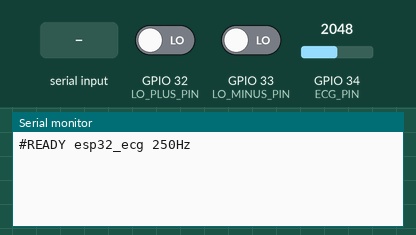
Simulated run of this sketch. Board: ESP32. On the bench: the last lines printed to the serial monitor. The inputs (shaded band) are chosen by the test bench; at power-on: GPIO 32 (LO_PLUS_PIN) LOW, GPIO 33 (LO_MINUS_PIN) LOW, GPIO 34 (ECG_PIN) = 2048 (analog values on the 0–4095 scale).

Above: at 1.2 s.
1.3 s: "S" received over Serial
At 2.2 s:
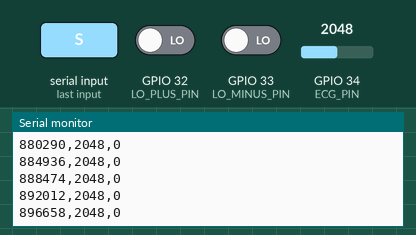
2.8 s: "X" received over Serial
At 3.8 s:
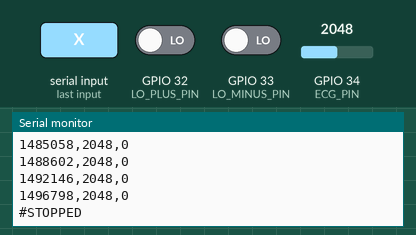
Timing chart, 0 to 5.8 s (numbered marks = the images above; inputs shaded):
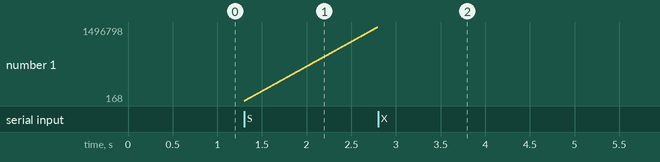

The sketch:

esp32_ecg.ino
```cpp
/*
 * esp32_ecg.ino - AD8232 ECG streamer for the rPPG-vs-ECG project
 * Prepared for Gourab - Build Club AOT
 *
 * Wiring (ESP32 DevKit):
 *   AD8232 GND    -> ESP32 GND
 *   AD8232 3.3V   -> ESP32 3V3  (NEVER 5V!)
 *   AD8232 OUTPUT -> ESP32 GPIO34 (ADC1 input-only, works with Wi-Fi off)
 *   AD8232 LO+    -> ESP32 GPIO32 (Lead-off detection)
 *   AD8232 LO-    -> ESP32 GPIO33 (Lead-off detection)
 *   AD8232 SDN    -> Leave open / unconnected (module is always ON)
 *
 * Protocol (115200 baud, USB serial):
 *   PC -> ESP32 : 'S' start streaming (t = 0 at this moment)
 *                 'X' stop streaming
 *   ESP32 -> PC : lines "#..." are comments (ignored by PC)
 *                 data lines: t_us,adc,leadoff
 *                 t_us    microseconds since 'S' was received
 *                 adc     raw 12-bit reading (0..4095)
 *                 leadoff 1 if an electrode is off, else 0
 *
 * Sampling rate: 250 Hz (timer-free, micros()-based scheduling).
 * Wi-Fi and Bluetooth kept OFF for lowest ADC noise.
 */

#include <Arduino.h>

const int ECG_PIN = 34;
const int LO_PLUS_PIN = 32;
const int LO_MINUS_PIN = 33;

const uint32_t FS = 250;                     // samples per second
const uint32_t PERIOD_US = 1000000UL / FS;   // 4000 us

bool running = false;
uint32_t t0_us = 0;
uint32_t next_us = 0;

void setup() {
    Serial.begin(115200);
    analogReadResolution(12);
    analogSetPinAttenuation(ECG_PIN, ADC_11db); // full 0..3.3 V range
    pinMode(LO_PLUS_PIN, INPUT);
    pinMode(LO_MINUS_PIN, INPUT);
    Serial.println("#READY esp32_ecg 250Hz");
}

void loop() {
    while (Serial.available()) {
        char c = Serial.read();
        if (c == 'S') {
            running = true;
            t0_us = micros();
            next_us = t0_us; // first sample immediately
            Serial.println("#STARTED");
        } else if (c == 'X') {
            running = false;
            Serial.println("#STOPPED");
        }
    }

    if (!running) return;

    uint32_t now = micros();
    if ((int32_t)(now - next_us) >= 0) { // wrap-safe comparison
        next_us += PERIOD_US;
        int leadoff = digitalRead(LO_PLUS_PIN) | digitalRead(LO_MINUS_PIN);
        int adc = analogRead(ECG_PIN);

        Serial.print(now - t0_us);
        Serial.print(',');
        Serial.print(adc);
        Serial.print(',');
        Serial.println(leadoff);
    }
}
```

Measured:
- after the input at 1.3 s, the serial monitor: prints a new line at once (image 1)
